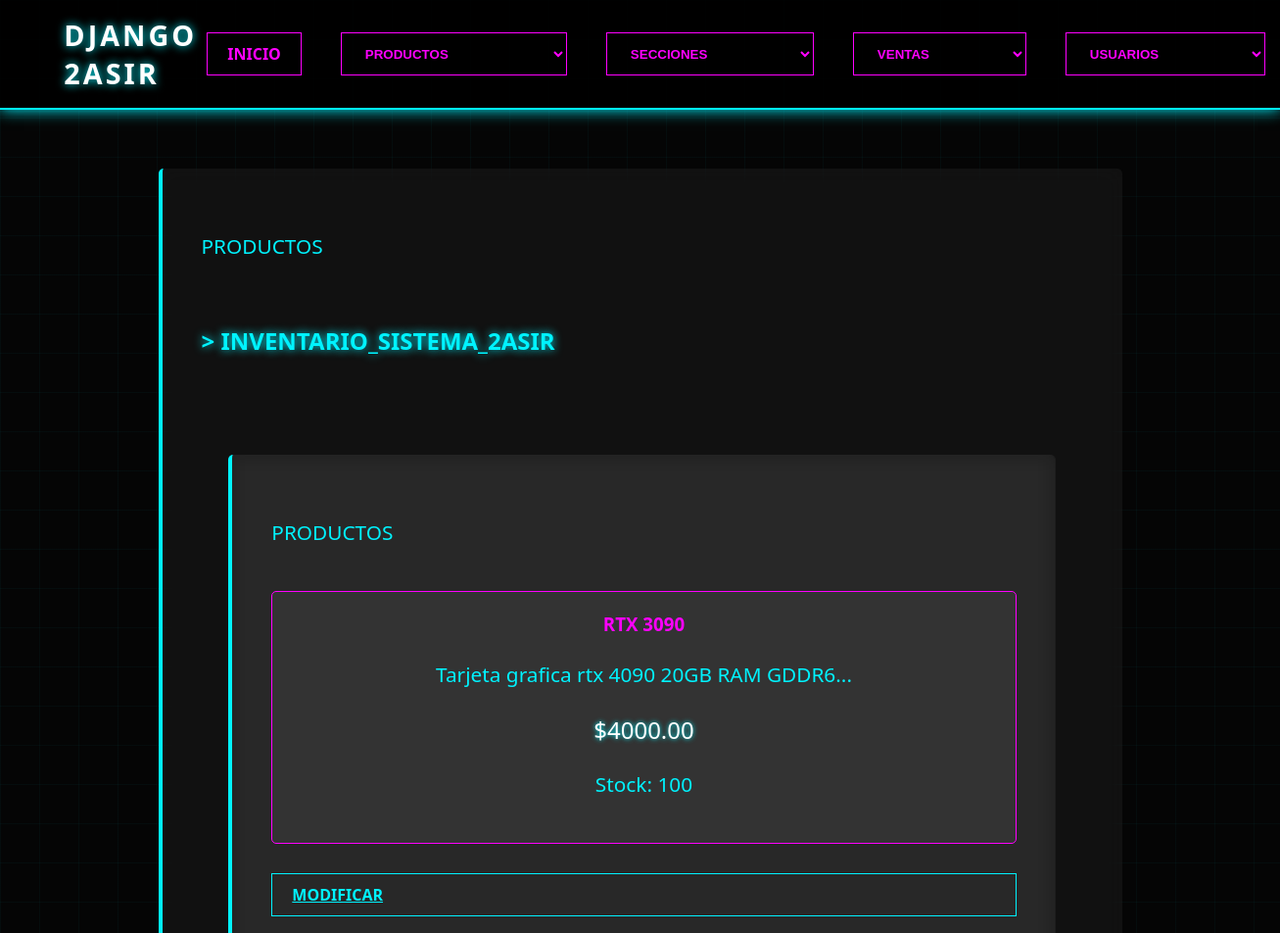
/productos/ (upper part), run on an earlier commit of the app's database.
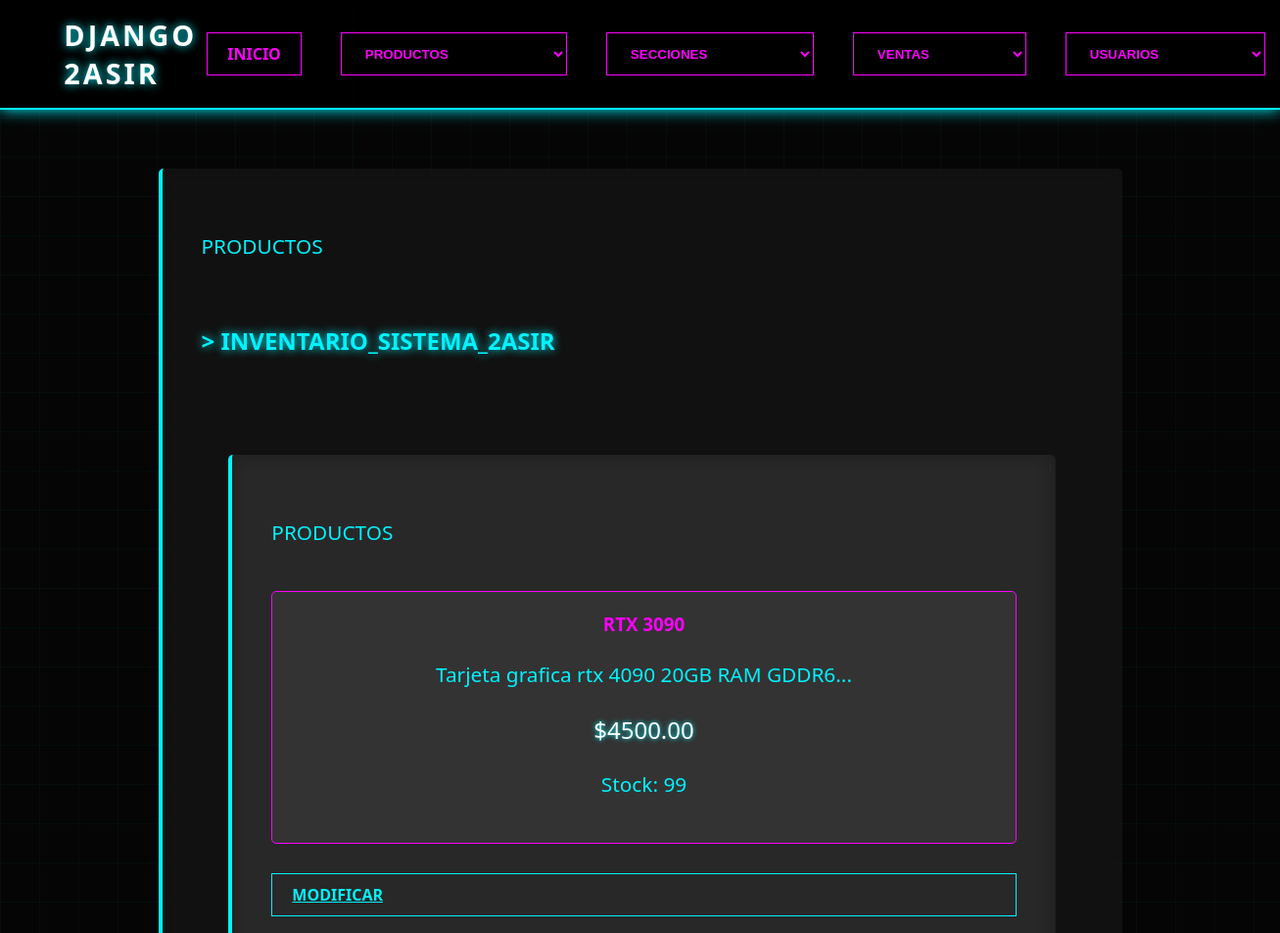
And on a later commit of the database.
### apps/productos/models.py (models this page shows, shortened)
class Producto(models.Model):
    nombre = models.CharField(max_length=100)
    descripcion = models.TextField(blank=True, null=True)
    precio = models.DecimalField(max_digits=10, decimal_places=2)
    stock = models.IntegerField(default=0)
    seccion = models.ForeignKey('secciones.Seccion', on_delete=models.SET_NULL, null=True, blank=True)
    class Meta:
        verbose_name = "Producto"
        verbose_name_plural = "Productos"

### apps/productos/views.py (the view)
# urls.py: path('productos/', productos_views, name='productos_url'),
def productos_views(request):
    productos = Producto.objects.all()
    datos = {
        'parrafo': 'PRODUCTOS',
        'productos': productos  # Pasar a la plantilla
    }
    return render(request, "productos/index.html", datos)

### proyecto/templates/productos/index.html (shortened to what this page needs)
{% extends "index.html" %}
{% block contenido %}
    <h2 style="color: var(--neon-cyan); text-shadow: 0 0 10px var(--neon-cyan); text-transform: uppercase;">
        > INVENTARIO_SISTEMA_2ASIR
    </h2>
    <article>
        <p>{{ parrafo }}</p>
        {% if productos %}
            {% for producto in productos %}
            <div class="producto-card">
                <h3>{{ producto.nombre }}</h3>
                <p>{{ producto.descripcion }}</p>
                <span class="precio">${{ producto.precio }}</span>
                <p>Stock: {{ producto.stock }}</p>
            </div>
            <a href="{% url 'productos_modificar' %}?id={{ producto.id }}" class="neon-btn" style="margin-top: 10px; display: inline-block;">Modificar</a>
            {% endfor %}
        {% else %}
            <p>No hay productos registrados</p>
        {% endif %}
    </article>
{% endblock %}

What changed in the data, as far as the page shows it:
changed Producto "RTX 3090": precio "4000.00" → "4500.00"; stock "100" → "99"
